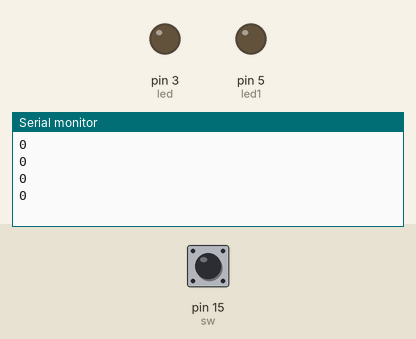
Simulated run of this sketch. Board: Arduino Uno, built with avr-gcc and run on an emulated ATmega328P. Parts: output pins drawn as LEDs (lit = HIGH), the last lines printed to the serial monitor. The test bench sets the inputs (shaded band); at power-on: pin 15 (sw) HIGH.

Above: at 1.6 s.
1.7 s: pin 15 (sw) pulled LOW for 0.5 s
At 2.8 s:
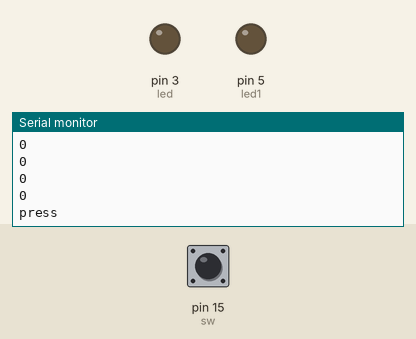
At 3.26 s:
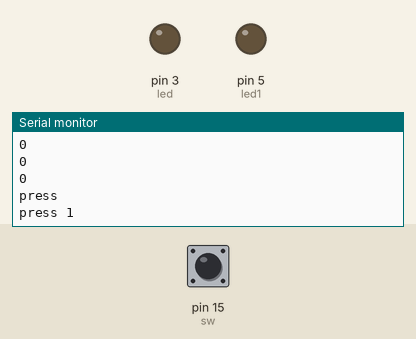

The sketch:

longpress_dec12c.ino
```cpp
///long press and single press
int sw=15;//a1
int led =3,led1 =5;//led2=d5

void setup() {
pinMode(sw,INPUT_PULLUP);//HIGH
pinMode(led,OUTPUT);pinMode(led1,OUTPUT);
Serial.begin(9600);
}

void loop() {
//double tap //
//time tw 2 tap//c=1 //led glow
//last_p=digitalRead(sw);
int count=0;
int old_press=digitalRead(sw);
if(old_press==LOW){//press
  count++;//c=1
  Serial.println("press");//press //0

  old_press=HIGH;//not press
  delay(1000);//1sec

  old_press=digitalRead(sw);

  if(old_press==LOW ){
    count++;//c=2
    Serial.println(count);//2
    count=0;///reset
  }

  else{
    Serial.println("press 1");//c=1
  }

}
else{
 //Serial.println("xxx not presss xxx");//not pressed
 Serial.println(count);

}
  delay(400);//1sec


}
```

Measured:
- after the input at 1.7 s, the serial monitor: prints a new line after 0.30 s (image 1)
